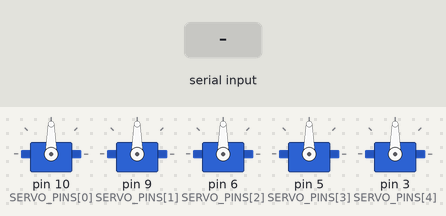
Bench run of a sketch on a simulated Arduino Uno, built with avr-gcc and run on an emulated ATmega328P. Shown: 5 × servo. The inputs (shaded band) are chosen by the test bench.

Above: at 1.2 s.
1.3 s: "A,90,45,200,10,150\n" received over Serial
At 2.0 s:
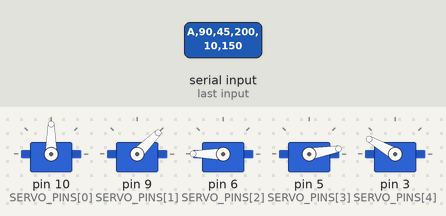
Timing chart, 0 to 4.3 s (numbered marks = the images above; inputs shaded):
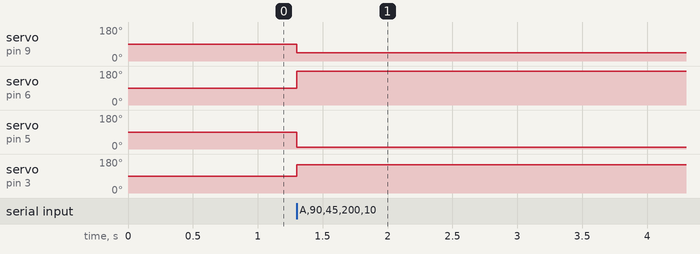

The sketch:

robotic_hand_uno.ino
```cpp
#include <Servo.h>

const unsigned long BAUD_RATE = 115200;
const byte FINGER_COUNT = 5;

// Thumb, Index, Middle, Ring, Pinky. Must match SERVO_PINS in openCVRobotics.py.
const byte SERVO_PINS[FINGER_COUNT] = {10, 9, 6, 5, 3};
Servo servos[FINGER_COUNT];

char inputBuffer[40];
byte inputLength = 0;

void applyFrame(char *frame) {
  int angles[FINGER_COUNT];
  int parsed = sscanf(
    frame,
    "A,%d,%d,%d,%d,%d",
    &angles[0],
    &angles[1],
    &angles[2],
    &angles[3],
    &angles[4]
  );

  if (parsed != FINGER_COUNT) {
    return;
  }

  for (byte finger = 0; finger < FINGER_COUNT; finger++) {
    servos[finger].write(constrain(angles[finger], 0, 180));
  }
}

void setup() {
  Serial.begin(BAUD_RATE);

  for (byte finger = 0; finger < FINGER_COUNT; finger++) {
    servos[finger].attach(SERVO_PINS[finger]);
    servos[finger].write(90);
  }
}

void loop() {
  while (Serial.available() > 0) {
    char incoming = Serial.read();

    if (incoming == '\n') {
      inputBuffer[inputLength] = '\0';
      applyFrame(inputBuffer);
      inputLength = 0;
    } else if (incoming != '\r') {
      if (inputLength < sizeof(inputBuffer) - 1) {
        inputBuffer[inputLength++] = incoming;
      } else {
        inputLength = 0;
      }
    }
  }
}
```

Measured:
- after the input at 1.3 s, servo on pin 9 (SERVO_PINS[1]): 90° → 45° at once; servo on pin 6 (SERVO_PINS[2]): 90° → 180° at once; servo on pin 5 (SERVO_PINS[3]): 90° → 10° at once; servo on pin 3 (SERVO_PINS[4]): 90° → 150° at once
